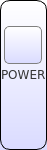
    <widget class="QFrame" name="framePowerUSB">
     <property name="geometry">
      <rect>
       <x>5</x>
       <y>6</y>
       <width>47</width>
       <height>150</height>
      </rect>
     </property>
     <property name="styleSheet">
      <string notr="true">/*QFrame{border:2px solid black; background-color: rgba(0,0,0,0);border-radius:10px;}
QLabel{border:1px solid rgba(0,0,0,0);}*/
QFrame{border:1px solid black; background-color: qlineargradient(x1: 0, y1: 0, x2: 0, y2: 1,stop: 0 #ffffff, stop: 1 #dadbff);border-radius:10px;}
QLabel{border:1px solid rgba(0,0,0,0);
background-color: rgb(0, 0, 0,0);
}

</string>
     </property>
     <property name="frameShape">
      <enum>QFrame::StyledPanel</enum>
     </property>
     <property name="frameShadow">
      <enum>QFrame::Raised</enum>
     </property>
     <widget class="QFrame" name="fp_usbSocket">
      <property name="geometry">
       <rect>
        <x>2</x>
        <y>96</y>
        <width>43</width>
        <height>23</height>
       </rect>
      </property>
      <property name="styleSheet">
       <string notr="true">border:1px rgba(0,0,0,0);border-radius:7px;
background-color: rgb(0, 0, 0,0);
image: url(:/fp_images/usb.png);</string>
      </property>
      <property name="frameShape">
       <enum>QFrame::StyledPanel</enum>
      </property>
      <property name="frameShadow">
       <enum>QFrame::Raised</enum>
      </property>
     </widget>
     <widget class="QFrame" name="fp_usbSymbol">
      <property name="geometry">
       <rect>
        <x>5</x>
        <y>120</y>
        <width>38</width>
        <height>19</height>
       </rect>
      </property>
      <property name="styleSheet">
       <string notr="true">border:1px rgba(0,0,0,0);border-radius:5px;
background-color: rgb(0, 0, 0,0);
image: url(:/fp_images/usb_symbol.png);</string>
      </property>
      <property name="frameShape">
       <enum>QFrame::StyledPanel</enum>
      </property>
      <property name="frameShadow">
       <enum>QFrame::Raised</enum>
      </property>
     </widget>
     <widget class="QFrame" name="fp_powerButton">
      <property name="geometry">
       <rect>
        <x>4</x>
        <y>26</y>
        <width>38</width>
        <height>38</height>
       </rect>
      </property>
      <property name="styleSheet">
       <string notr="true">border:1px solid gray;border-radius:5px;
image: url(:/fp_images/power.png);</string>
      </property>
      <property name="frameShape">
       <enum>QFrame::StyledPanel</enum>
      </property>
      <property name="frameShadow">
       <enum>QFrame::Raised</enum>
      </property>
     </widget>
     <widget class="QLabel" name="fp_powerLabel">
      <property name="geometry">
       <rect>
        <x>-3</x>
        <y>66</y>
        <width>50</width>
        <height>17</height>
       </rect>
      </property>
      <property name="font">
       <font>
        <family>DejaVu Sans</family>
        <pointsize>9</pointsize>
        <weight>50</weight>
        <bold>false</bold>
       </font>
      </property>
      <property name="styleSheet">
       <string notr="true">color: rgb(53, 53, 53);</string>
      </property>
      <property name="text">
       <string>POWER</string>
      </property>
     </widget>
    </widget>
